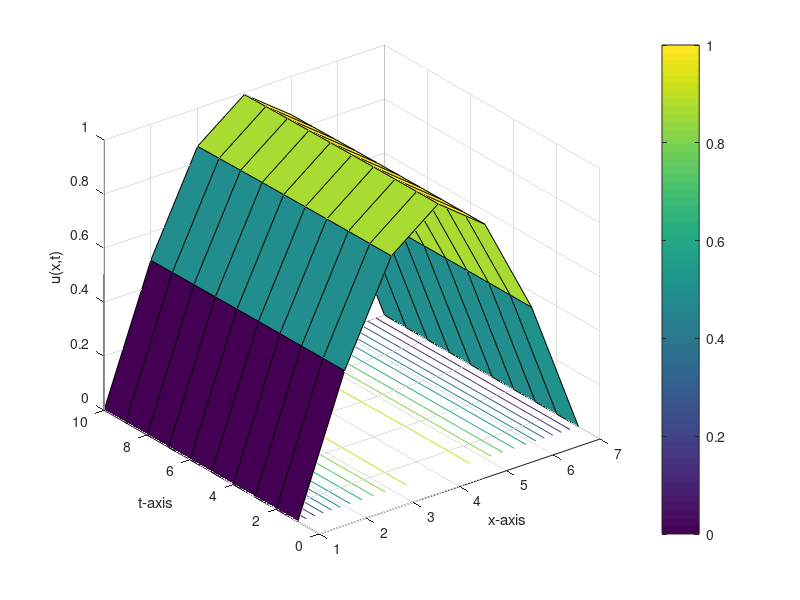
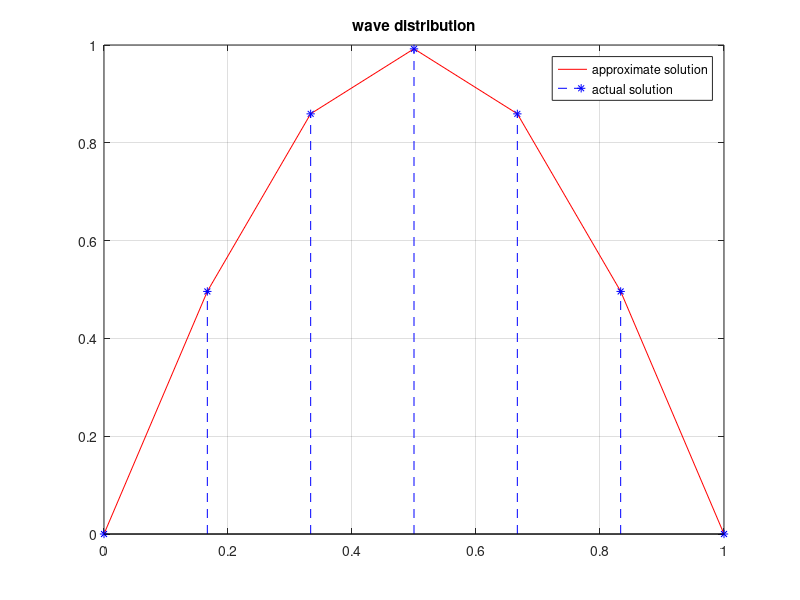

The MATLAB script that drew these images, in order:
% Approximate the one dimensional wave equation
%
% d^2u/dt^2 = d^2u/dx^2,   0 < x < 1,  t > 0
%
% which is subject to the initial conditions
% u(x,0) = sin(pi*x)   and   du(x,0)/dt = 0   for all 0 <= x <= 1
%
% and the boundary conditions
% u(0,t) = u(1,t) = 0,   t > 0
%
% and compare the result at t = 0.04 to the actual solution
% u(x,t) = cos(pi*t)*sin(pi*x)

function wave1
clc
clf
clear all
c=1;
a=0;
b=1;
tf=0.04;
n=7;
m=10;
C1=0;
C2=0;
h=(b-a)/(n-1);
k=(tf-0)/(m-1);
r=(c*k)/h;
s1=1-r^2;
s2=2-2*r^2;
u=zeros(n,m);
for j=1:m
    u(1,j)=C1;
    u(n,j)=C2;
end
for i=2:n-1
    u(i,1)=f(a+(i-1)*h);
    u(i,2)=s1*f(a+h*(i-1))+k*g(a+h*(i-1))+(r^2)/2*(f(a+(i-2)*h)+f(a+i*h));
end
for j=3:m
    for i=2:n-1
        u(i,j)=s2*u(i,j-1)-u(i,j-2)+(r^2)*(u(i+1,j-1)+u(i-1,j-1));
    end
end
disp('Result=')
num2str(u')
figure (1)
surfc(u')
colorbar
grid on
xlabel('x-axis');
ylabel('t-axis');
zlabel('u(x,t)');
hold off
figure(2)
x=linspace(a,b,n);
sum=0.0;
for i=1:n
    v1(i)=u(i,m);%approximate solution depends on the value of m
    v2(i)=cos(pi*tf)*sin(pi*x(i)); %Exact solution at tf=0.04
    sum=sum+(v1(i)-v2(i))*(v1(i)-v2(i));
end
rmse=sqrt(sum/n)
plot(x,v1,'-r')
hold on
stem(x,v2,'--*b')
grid on
hold off
title('wave distribution');
legend('approximate solution','actual solution');
function z=f(x)
z=sin(pi*x);
function z=g(x)
z=0;
